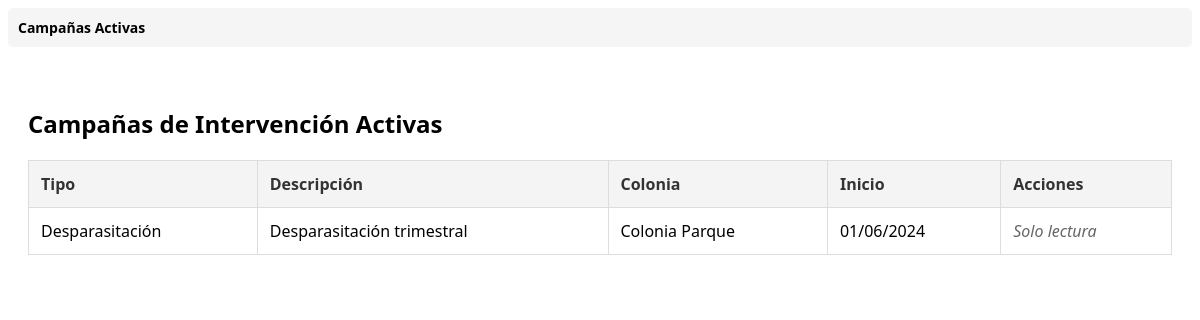
The page /BD243468864/listar_campanas.php?update=success on the database its author committed.
### tables this page shows
CREATE TABLE TIPO(
    idTipo INT PRIMARY KEY AUTO_INCREMENT,
    tipoCampaña VARCHAR(200),
    tipoVacuna VARCHAR(200)
);

CREATE TABLE COLONIA_FELINA(
    idColonia INT PRIMARY KEY AUTO_INCREMENT,
    nombre VARCHAR(200) NOT NULL,
    descripcion TEXT,
    coordenadas VARCHAR(200) NOT NULL,
    lugarReferencia VARCHAR(200),
    numeroGatos INT DEFAULT 0,
    idGrupoTrabajo INT,
    CONSTRAINT FK_colonia_grupotrabajo
        FOREIGN KEY (idGrupoTrabajo) REFERENCES GRUPO_TRABAJO(idGrupoTrabajo)
);

### BD243468864/listar_campanas.php (the view, shortened to what this page needs)
<?php
require_once '../header.php';
$con = mysqli_connect("localhost", "root", "", "BD201");
$sql = "SELECT c.idCampaña, c.idColonia, c.descripcion, c.fechaInicio, c.fechaFin,
               cv.nombre as centro, col.nombre as colonia, t.tipoCampaña
        FROM CAMPAÑA_INTERVENCION c
        JOIN CENTRO_VETERINARIO cv ON c.idCentroVet = cv.idCentroVet
        JOIN COLONIA_FELINA col ON c.idColonia = col.idColonia
        JOIN TIPO t ON c.idTipo = t.idTipo
        WHERE c.fechaFin IS NULL OR c.fechaFin >= CURDATE()";
$res = mysqli_query($con, $sql);
?>
<!DOCTYPE html>
<html>
<head>
</head>
<body>
    <div style="padding: 20px;">
        <h2>Campañas de Intervención Activas</h2>
        <table>
            <tr>
                <th>Tipo</th>
                <th>Descripción</th>
                <th>Colonia</th>
                <th>Inicio</th>
                <th>Acciones</th>
            </tr>
            <?php while($row = mysqli_fetch_assoc($res)): ?>
            <tr>
                <td><?php echo htmlspecialchars($row['tipoCampaña']); ?></td>
                <td><?php echo htmlspecialchars($row['descripcion']); ?></td>
                <td><?php echo htmlspecialchars($row['colonia']); ?></td>
                <td><?php echo date('d/m/Y', strtotime($row['fechaInicio'])); ?></td>
                <td>
                    <?php if (isset($_SESSION['idRol']) && $_SESSION['idRol'] == 4):  ?>
                        <a href="registrar_intervencion.php?idCamp=<?php echo $row['idCampaña']; ?>&idCol=<?php echo $row['idColonia']; ?>" class="btn-accion">
                            Registrar Intervención
                        </a>
                    <?php else: ?>
                        <span style="color: #666; font-style: italic;">Solo lectura</span>
                    <?php endif; ?>
                </td>
            </tr>
            <?php endwhile; ?>
        </table>
    </div>
</body>
</html>

### BD243468864/listar_campanas.php (style rules this page uses)
body, table { font-family: 'Segoe UI', Tahoma, Geneva, Verdana, sans-serif; }
table { width: 100%; border-collapse: collapse; margin-top: 20px; }
th, td { border: 1px solid #ddd; padding: 12px; text-align: left; }
th { background-color: #f4f4f4; color: #333; }

### rows shown on the page
campaña_intervencion: idTipo.tipoCampaña "Desparasitación", descripcion "Desparasitación trimestral", idColonia.nombre "Colonia Parque", fechaInicio "01/06/2024"

### other values the page prints
$crumb['titulo'] "Campañas Activas"
